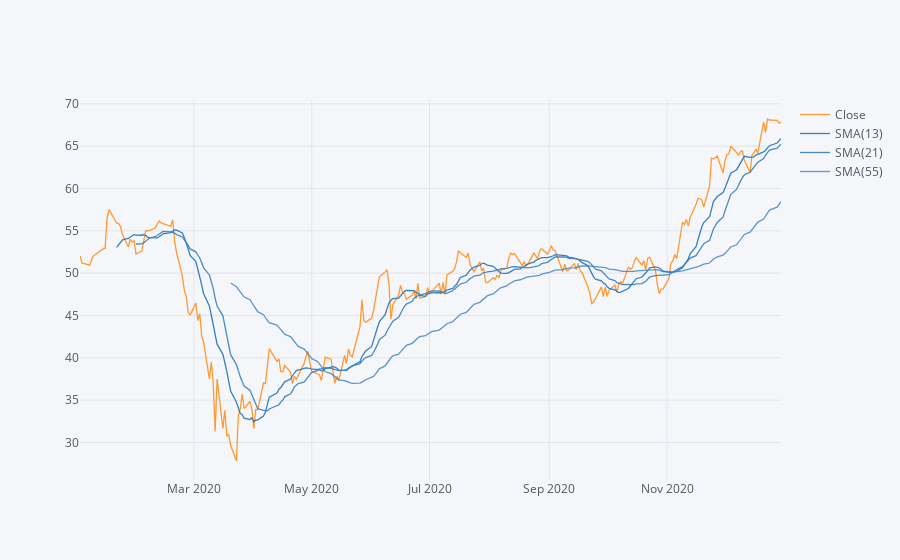

This figure's notebook cell:
### Markdown cell above
Using .ta_plot(study='sma') to create a Simple Moving Averages plot of Morgan Stanley for the year 2020.

### Code cell
start = MS.index.searchsorted(tz.localize(dt.datetime(2020, 1, 1)))
end = MS.index.searchsorted(tz.localize(dt.datetime(2020, 12, 31)))
MS['Close'].iloc[start:end].ta_plot(study='sma',periods=[13,21,55])

### Figure 1 — Plotly figure (JSON) as saved in the notebook; plotly's stock layout.template omitted (floating-point values rounded to 4 significant figures; data arrays with more than 128 entries replaced by an {"elided": "..."} marker saying what was removed)
{"data": [{"line": {"color": "rgba(255, 153, 51, 1.0)", "dash": "solid", "shape": "linear", "width": 1.3}, "mode": "lines", "name": "Close", "text": "", "type": "scatter", "x": {"elided": "252 str values"}, "y": {"elided": "252 float values"}}, {"line": {"color": "rgba(55, 128, 191, 1.0)", "dash": "solid", "shape": "linear", "width": 1.3}, "mode": "lines", "name": "SMA(13)", "text": "", "type": "scatter", "x": {"elided": "252 str values"}, "y": {"elided": "252 mixed values"}}, {"line": {"color": "rgba(55, 128, 191, 0.8999999999999999)", "dash": "solid", "shape": "linear", "width": 1.3}, "mode": "lines", "name": "SMA(21)", "text": "", "type": "scatter", "x": {"elided": "252 str values"}, "y": {"elided": "252 mixed values"}}, {"line": {"color": "rgba(55, 128, 191, 0.7999999999999998)", "dash": "solid", "shape": "linear", "width": 1.3}, "mode": "lines", "name": "SMA(55)", "text": "", "type": "scatter", "x": {"elided": "252 str values"}, "y": {"elided": "252 mixed values"}}], "layout": {"legend": {"bgcolor": "#F5F6F9", "font": {"color": "#4D5663"}}, "paper_bgcolor": "#F5F6F9", "plot_bgcolor": "#F5F6F9", "title": {"font": {"color": "#4D5663"}}, "xaxis": {"gridcolor": "#E1E5ED", "showgrid": true, "tickfont": {"color": "#4D5663"}, "title": {"font": {"color": "#4D5663"}, "text": ""}, "zerolinecolor": "#E1E5ED"}, "yaxis": {"gridcolor": "#E1E5ED", "showgrid": true, "tickfont": {"color": "#4D5663"}, "title": {"font": {"color": "#4D5663"}, "text": ""}, "zerolinecolor": "#E1E5ED"}}}
